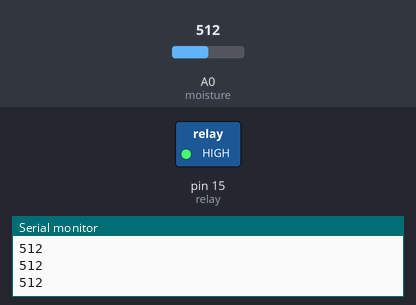
A sketch run on a simulated Arduino Uno, built with avr-gcc and run on an emulated ATmega328P. Shown: switched loads named in the sketch (green lamp = pin HIGH), the last lines printed to the serial monitor. The inputs (shaded band) are chosen by the test bench; at power-on: A0 (moisture) = 512.

Above: at 1.2 s.
1.3 s: A0 (moisture) set to 482
At 2.4 s:
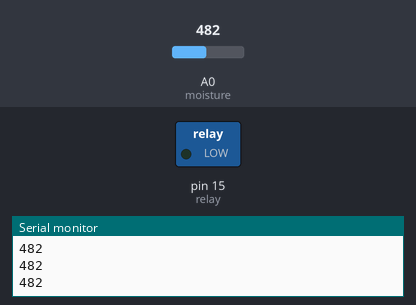
2.8 s: A0 (moisture) set to 510
At 3.7 s:
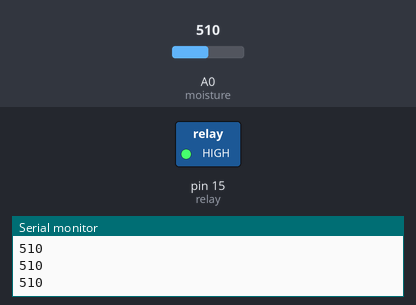
4.3 s: A0 (moisture) set to 490
At 5.0 s:
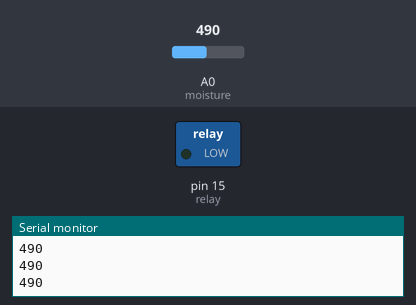
Timing chart, 0 to 7.3 s (numbered marks = the images above; inputs shaded):
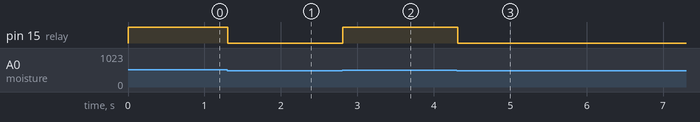

The sketch:

auto_watering.ino
```cpp
/*
 * Moisture Sensor
 * S ------ A0
 * VCC ---- 5V
 * GND ---- GND
 *
 * Relay
 * IN ----- 15(A1)
 * GND ---- GND
 * VCC ---- 5V
 */

#define moisture A0
#define  relay   15

void setup() {
  Serial.begin(9600);
  pinMode(moisture, INPUT);
  pinMode(relay, OUTPUT);

}

void loop() {
  int waterLevel = analogRead(moisture);
  Serial.println(waterLevel);
  if(waterLevel <= 500) {
    digitalWrite(relay, LOW);
  }
  else {
    digitalWrite(relay, HIGH);
  }
  delay(100);
}
```

Measured:
- the behaviour switches between 501 and 500 on A0 (moisture) (found by bisection; images 0 and 1)
- after the input at 1.3 s, pin 15 (relay): HIGH → LOW at once
- after the input at 2.8 s, pin 15 (relay): LOW → HIGH at once
- after the input at 4.3 s, pin 15 (relay): HIGH → LOW at once
